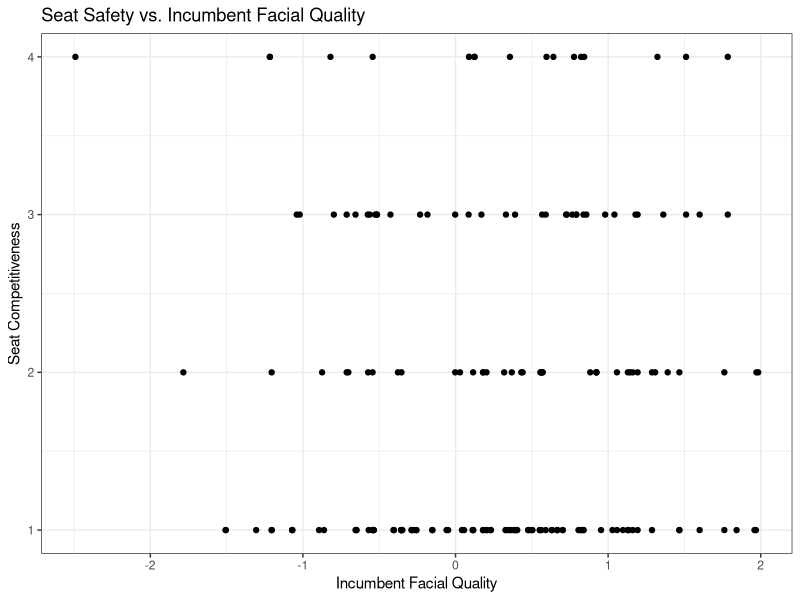

Source code (R): (Note: this script raises an error after producing the figure.)
#### Week 1 Blog Post ####
#### Gov 1372: Political Psychology ####
#### Yanxi Fang, Fall 2021 ####

####-----------------------------------#
#### Set-Up ####
####-----------------------------------#

# load packages
library(tidyverse)
library(gridExtra)

# read data
face_df <- read_csv("senate_data.csv")

####-----------------------------------#
#### Data Cleaning ####
####-----------------------------------#

# filter for only incumbents
# (since incumbents are the population of interest in Q7)
face_df <- face_df %>%
  filter(incumbent == TRUE)

# create new variable to code for competitiveness/safety
# 1 being the safest (e.g. Dem in `SolidDem` or Republican in `SolidRep`)
# 2 being the second-safest (e.g. Dem in `LikelyDem` or Republican in `LikelyRep`)
# 3 being the middle (e.g. Dem in `LeanDem` or Republican in `LeanRep`)
# 4 being the second-least safe (e.g. Dem in `TossupDem` or Republican in `TossupRep`)
# 5 being the least safe (e.g. Dem in `TossupRep` or Republican in `TossupDem`)
# (need to check assumption: no Dem incumbents in Republican-likely/-solid seats and vice versa)
# note: there are some coding issues with the data set (capitalized U vs. lowercase U in `tossup`)
face_df <- face_df %>%
  mutate(competition = ifelse(cook == "TossupRep" & party == "dem", 5,
                              ifelse(cook == "TossupDem" & party == "rep", 5,
                              ifelse(cook == "TossUpRep" & party == "dem", 5,
                              ifelse(cook == "TossUpDem" & party == "rep", 5,
                              ifelse(cook == "TossupDem" & party == "dem", 4,
                              ifelse(cook == "TossupRep" & party == "rep", 4,
                              ifelse(cook == "TossUpDem" & party == "dem", 4,
                              ifelse(cook == "TossUpRep" & party == "rep", 4,
                              ifelse(cook == "LeanRep" | cook == "LeanDem", 3,
                              ifelse(cook == "LikelyDem" | cook == "LikelyRep", 2, 1)))))))))))
# check assumption
table(face_df$cook, face_df$party)

# check data
table(face_df$competition)
# as it turns out, there is only one observation where the seat is "most competitive"

# this outlier will be converted to a 4 to make everything else easier
face_df <- face_df %>%
  mutate(comp = ifelse(competition == 1, 1,
                ifelse(competition == 2, 2,
                ifelse(competition == 3, 3, 4))))

# check data again
table(face_df$comp)

####-----------------------------------#
#### Visualization 1 ####
####-----------------------------------#

# competition vs face rating
a <- face_df %>%
  ggplot(aes(x = comp, y = face_rating)) +
  geom_point(aes(color = party)) +
  scale_color_manual(values = c("cornflowerblue", "firebrick2")) +
  xlab("Seat Competitiveness") +
  ylab("Incumbent Facial Quality") +
  ggtitle("Seat Safety vs. Incumbent Facial Quality") +
  geom_smooth(method = "lm", se = FALSE, color = 'black') +
  theme_bw()

# competition vs face rating, by party
b <- face_df %>%
  ggplot(aes(x = comp, y = face_rating, color = party)) +
  geom_point() +
  scale_color_manual(values = c("cornflowerblue", "firebrick2")) +
  xlab("Seat Competitiveness") +
  ylab("Incumbent Facial Quality") +
  ggtitle("Seat Safety vs. Incumbent Facial Quality") +
  geom_smooth(method = "lm", se = FALSE) +
  theme_bw()

# combine two graphs
ggsave("seatsafety_incumbentface.png", arrangeGrob(a, b, nrow = 1), height = 4, width = 12)

# numbers associated with the plots

# overall (no distinction between parties)
summary(lm(face_rating ~ comp, data = face_df))

# distinction between the two parties
face_dem <- face_df %>%
  filter(party == "dem")
face_rep <- face_df %>%
  filter(party == "rep")

summary(lm(face_rating ~ comp, data = face_dem))
summary(lm(face_rating ~ comp, data = face_rep))

# none of these three linear relationships are particularly useful!

####-----------------------------------#
#### Visualization 2 ####
####-----------------------------------#

# this visualization will adopt the ordered multinomial logit model from the MASS package
# from Gelman and Hill (2007), Chapter 6
# (Data Analysis Using Regression and Multilevel/Hierarchical Models)

# load an additional package
library(MASS)

# now switching the axes: face quality on horizontal, seat competitiveness on vertical
face_df %>%
  ggplot(aes(x = face_rating, y = comp)) +
  geom_point() +
  xlab("Incumbent Facial Quality") +
  ylab("Seat Competitiveness") +
  ggtitle("Seat Safety vs. Incumbent Facial Quality") +
  theme_bw()

# modify the outcome variable to become a factor
face_df$comp_factor <- as.factor(face_df$comp)

# fit the ordered logit model
d <- polr(comp_factor ~ face_rating, data = face_df)
summary(d)

# graphical summary of logit model
invlogit <- function(Xb) {
  1/(1+exp(-Xb))
  }

expected <- function(x, c1.5, c2.5, c3.5, sigma) {
  p1.5 <- invlogit((x-d$zeta[1])/1/d$coefficients[1])
  p2.5 <- invlogit((x-d$zeta[2])/1/d$coefficients[1])
  p3.5 <- invlogit((x-d$zeta[3])/1/d$coefficients[1])
  return ((1*(1-p1.5) + 2*(p1.5-p2.5) + 3*(p2.5-p3.5) + 4*p3.5))
}

plot (face_df$face_rating, face_df$comp_factor, xlim=c(-2,2), ylim=c(1,4),
      xlab = "Incumbent Facial Quality", ylab = "Seat Competitiveness",
      main = "Facial Quality vs Seat Competitiveness, Ordered Logit Model")
lines (rep (d$zeta[1]/d$coefficients[1], 2), c(1,2))
lines (rep (d$zeta[2]/d$coefficients[1], 2), c(2,3))
lines (rep (d$zeta[3]/d$coefficients[1], 2), c(3,4))
curve (expected (x, d$zeta[1]/d$coefficients[1],
                    d$zeta[2]/d$coefficients[1],
                    d$zeta[3]/d$coefficients[1],
                    1/d$coefficients[1]), add=TRUE)

ggsave("seatsafety_incumbentface_orderedlogit.png", height = 4, width = 8)

# cut-off points
d$zeta[1]/d$coefficients[1]
d$zeta[2]/d$coefficients[1]
d$zeta[3]/d$coefficients[1]
# interestingly large values for the second and third cut-offs!

